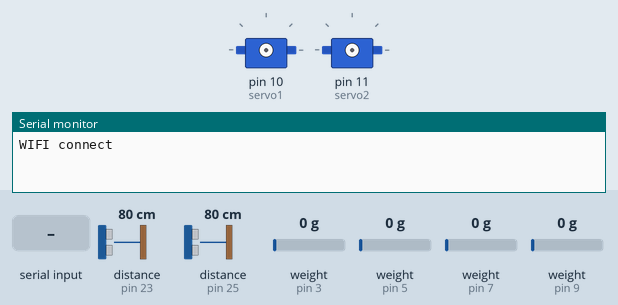
Simulated run of this sketch. Board: Arduino Mega 2560, built with avr-gcc and run on an emulated ATmega2560. On the bench: 2 × servo, the last lines printed to the serial monitor. Inputs (shaded band) come from the test bench; at power-on: weight on the scale (sensors on pin 5, pin 3, pin 7, pin 9) 0 g, distance to the obstacle (sensors on pin 23, pin 25) 80 cm. The echo pulse lasts 58.3 µs per cm; the modem accepts every AT command (registered, SIM ready, sends succeed) and sends nothing else.

Above: at 15.9 s.
16.0 s: "0" received over Serial
At 17.3 s:
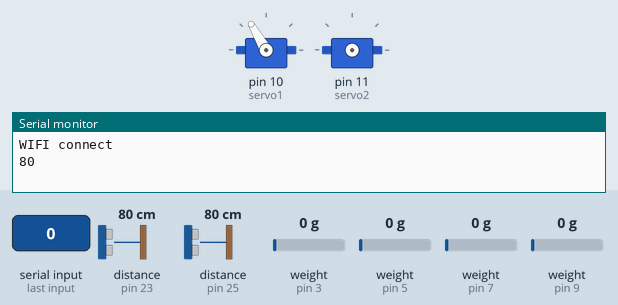
17.6 s: weight on the scale (sensor on pin 5) set to 18 g
20.4 s: weight on the scale (sensor on pin 5) set to 22 g
At 23.4 s:
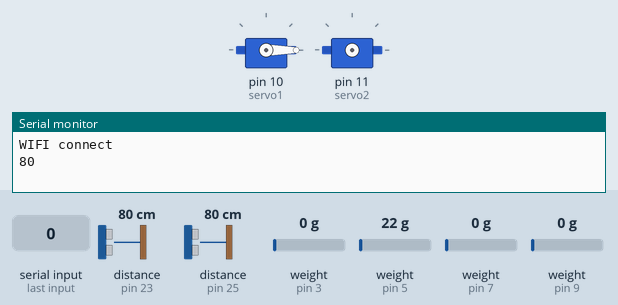
25.1 s: "1" received over Serial
At 25.5 s:
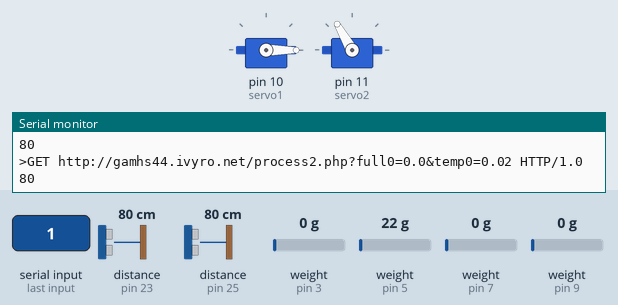
Timing chart, 0 to 39.0 s (numbered marks = the images above; inputs shaded):
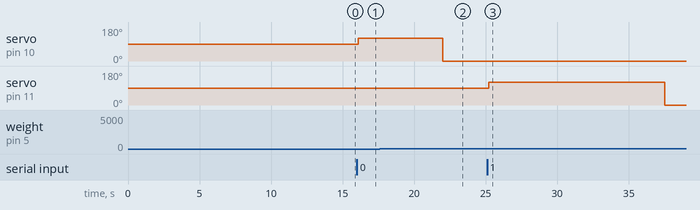

Measured:
- the behaviour switches between 19 and 20 g on weight on the scale (sensor on pin 5) (found by bisection; images 1 and 2)
- after the input at 16.0 s, servo on pin 10 (servo1): 90° → 120° after 0.11 s
- after the input at 17.6 s, every drawn part: stays the same
- after the input at 20.4 s, servo on pin 10 (servo1): 120° → 0° after 1.6 s
- after the input at 25.1 s, servo on pin 11 (servo2): 90° → 120° after 0.11 s, → 0° 12.3 s later

The sketch:

TrashBox.ino
```cpp
#include <Servo.h>
#include <HX711.h>
#include <SoftwareSerial.h>

#define calibration_factor0 -502600.0
#define calibration_factor1 -834400.0
#define calibration_factor2 -728000.0
#define calibration_factor3 -748300.0
#define DOUT0 5
#define DOUT1 7
#define DOUT2 9
#define DOUT3 3
#define CLK0 4
#define CLK1 6
#define CLK2 8
#define CLK3 2

SoftwareSerial mySerial(50,51); //TX,RX
String ssid = "Haemin";
String PASSWORD = "20183034";
String host = "gamhs44.ivyro.net";

HX711 scale0(DOUT0, CLK0);
HX711 scale1(DOUT1, CLK1);
HX711 scale2(DOUT2, CLK2);
HX711 scale3(DOUT3, CLK3);
Servo servo1; Servo servo2; Servo servo3; Servo servo4;

char incomingByte;
int value = 0;
float weight0;
float weight1;
float weight2;
float weight3;
unsigned long time;
int trigPin0 = 22;
int trigPin1 = 24;
int trigPin2 = 26;
int trigPin3 = 28;
int echoPin0 = 23;
int echoPin1 = 25;
int echoPin2 = 27;
int echoPin3 = 29;
int full = 7;
unsigned long duration, cm;

void connectWifi(){
  String join ="AT+CWJAP=\""+ssid+"\",\""+PASSWORD+"\"";

  mySerial.println(join);
  delay(10000);
  if(mySerial.find("WIFI GOT IP"))
  {
    Serial.print("WIFI connect\n");
  }else
  {
   Serial.println("connect timeout\n");
  }
}

void httpclient(String char_input, String temp){
  mySerial.println("AT+CIPSTART=\"TCP\",\""+host+"\",80");
  delay(100);
  if(Serial.find("ERROR")) return;

  String url=char_input;
  String cmd=temp+url+" HTTP/1.0\r\n\r\n";
  mySerial.print("AT+CIPSEND=");
  mySerial.println(cmd.length());
  if(mySerial.find(">"))
  {
    Serial.print(">");
  }else
  {
    mySerial.println("AT+CIPCLOSE");
    Serial.println("connect timeout");
    delay(500);
    return;
  }

  mySerial.println(cmd);
  Serial.println(cmd);
  delay(100);
  if(Serial.find("ERROR")) return;
  mySerial.println("AT+CIPCLOSE");
  delay(100);
}

bool isfull(int trigPin, int echoPin){
  digitalWrite(trigPin, HIGH);
  delayMicroseconds(10);
  digitalWrite(trigPin, LOW);
  duration = pulseIn(echoPin, HIGH);
  cm = duration / 29 / 2;

  Serial.println(cm);
  if (cm < full){
    return true;
  }
  else{
    return false;
  }
}

void setup() {
  Serial.begin(9600);
  mySerial.begin(9600); // 와이파이 모듈 시작

  delay(700);

  scale0.set_scale(calibration_factor0);
  scale1.set_scale(calibration_factor1);
  scale2.set_scale(calibration_factor2);
  scale3.set_scale(calibration_factor3);
  scale0.tare();
  scale1.tare();
  scale2.tare();
  scale3.tare();

  pinMode(trigPin0, OUTPUT);
  pinMode(trigPin1, OUTPUT);
  pinMode(trigPin2, OUTPUT);
  pinMode(trigPin3, OUTPUT);
  pinMode(echoPin0, INPUT);
  pinMode(echoPin1, INPUT);
  pinMode(echoPin2, INPUT);
  pinMode(echoPin3, INPUT);

  connectWifi();
}

void loop() {
  if (Serial.available() > 0) {
    incomingByte = Serial.read();
    if (incomingByte == '0') {
      bool isfu0 = isfull(trigPin0, echoPin0);
      if (isfu0 == false){
        servo1.attach(10);
        weight0 = scale0.get_units();
        value = 120;
        servo1.write(value);
        delay(700);
        time = millis();
        while (scale0.get_units() - weight0 < 0.02 && millis() - time < 10000);
        delay(1500);
        String str_output = String(scale0.get_units());
        String temp0 = "GET http://gamhs44.ivyro.net/process2.php?full0=0.0&temp0=";
        value = 0;
        servo1.write(value);
        delay(500);
        servo1.detach();
        httpclient(str_output, temp0);
      }
      else {
        String str_output = String(scale0.get_units());
        String full0 = "GET http://gamhs44.ivyro.net/process2.php?full0=1.0&temp0=";
        httpclient(str_output, full0);
      }
    }
    if (incomingByte == '1') {
      bool isfu1 = isfull(trigPin1, echoPin1);
      if (isfu1 == false){
        servo2.attach(11);
        weight1 = scale1.get_units();
        value = 120;
        servo2.write(value);
        delay(700);
        time = millis();
        while (scale1.get_units() - weight1 < 0.02 && millis() - time < 10000);
        delay(1500);
        String str_output = String(scale1.get_units());
        String temp1 = "GET http://gamhs44.ivyro.net/process2.php?full1=0.0&temp1=";
        value = 0;
        servo2.write(value);
        delay(500);
        servo2.detach();
        httpclient(str_output, temp1);
      }
      else {
        String str_output = String(scale1.get_units());
        String full1 = "GET http://gamhs44.ivyro.net/process2.php?full1=1.0&temp1=";
        httpclient(str_output, full1);
      }
    }
    if (incomingByte == '2') {
      bool isfu2 = isfull(trigPin2, echoPin2);
      if (isfu2 == false){
        servo3.attach(12);
        weight2 = scale2.get_units();
        value = 120;
        servo3.write(value);
        delay(700);
        time = millis();
        while (scale2.get_units() - weight2 < 0.02 && millis() - time < 10000);
        delay(1500);
        String str_output = String(scale2.get_units());
        String temp2 = "GET http://gamhs44.ivyro.net/process2.php?full2=0.0&temp2=";
        value = 0;
        servo3.write(value);
        delay(500);
        servo3.detach();
        httpclient(str_output, temp2);
      }
      else {
        String str_output = String(scale2.get_units());
        String full2 = "GET http://gamhs44.ivyro.net/process2.php?full2=1.0&temp2=";
        httpclient(str_output, full2);
      }
    }
    if (incomingByte == '3') {
      bool isfu3 = isfull(trigPin3, echoPin3);
      if (isfu3 == false){
        servo4.attach(13);
        weight3 = scale3.get_units();
        value = 120;
        servo4.write(value);
        delay(700);
        time = millis();
        while (scale3.get_units() - weight3 < 0.02 && millis() - time < 10000);
        delay(1500);
        String str_output = String(scale3.get_units());
        String temp3 = "GET http://gamhs44.ivyro.net/process2.php?full3=0.0&temp3=";
        value = 0;
        servo4.write(value);
        delay(500);
        servo4.detach();
        httpclient(str_output, temp3);
      }
      else {
        String str_output = String(scale3.get_units());
        String full3 = "GET http://gamhs44.ivyro.net/process2.php?full3=1.0&temp3=";
        httpclient(str_output, full3);
      }
    }
    if (incomingByte == '4'){
      servo1.attach(10); servo2.attach(11); servo3.attach(12); servo4.attach(13);
      value = 0;
      servo1.write(value); servo2.write(value); servo3.write(value); servo4.write(value);
      delay(1000);
      servo1.detach(); servo2.detach(); servo3.detach(); servo4.detach();
    }
  }
}
```
